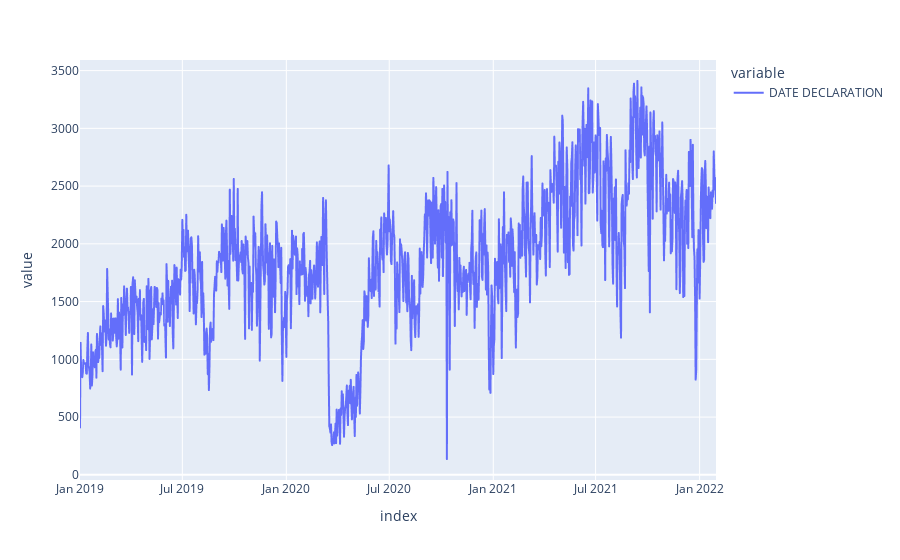

The notebook cell saved with this chart:
### Code cell
df_date  = df_final.groupby('DATE DECLARATION')['DATE DECLARATION'].count()
px.line(df_date)

### Figure 1 — Plotly figure (JSON) as saved in the notebook; plotly's stock layout.template omitted (floating-point values rounded to 4 significant figures; data arrays with more than 128 entries replaced by an {"elided": "..."} marker saying what was removed)
{"data": [{"hovertemplate": "variable=DATE DECLARATION<br>index=%{x}<br>value=%{y}<extra></extra>", "legendgroup": "DATE DECLARATION", "line": {"color": "#636efa", "dash": "solid"}, "marker": {"symbol": "circle"}, "mode": "lines", "name": "DATE DECLARATION", "showlegend": true, "type": "scattergl", "x": {"elided": "1126 str values"}, "xaxis": "x", "y": {"elided": "1126 int values"}, "yaxis": "y"}], "layout": {"legend": {"title": {"text": "variable"}, "tracegroupgap": 0}, "margin": {"t": 60}, "xaxis": {"anchor": "y", "domain": [0, 1], "title": {"text": "index"}}, "yaxis": {"anchor": "x", "domain": [0, 1], "title": {"text": "value"}}}}
